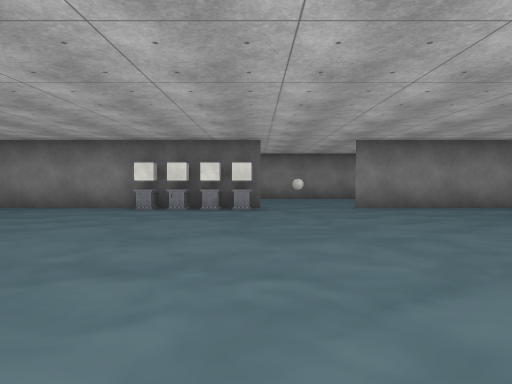
View 1 (above)

24 first-person views from a walk through a 3-D level made in the Unity game engine. The camera is 1.3 m above the floor, tilts 2° down and sees 75° across. The floor is counted in squares, 2 m on a side. Each view is taken from the middle of a square. On the plan, view 1 faces up. The plan holds only what a view shows up to about 10 squares ahead; the rest is blank. The player character is not drawn. Some surface patterns are stand-ins.

View 2
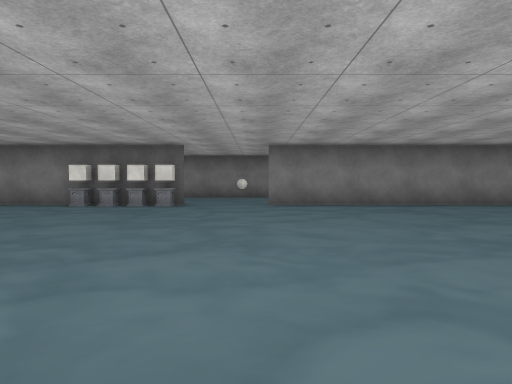

View 3
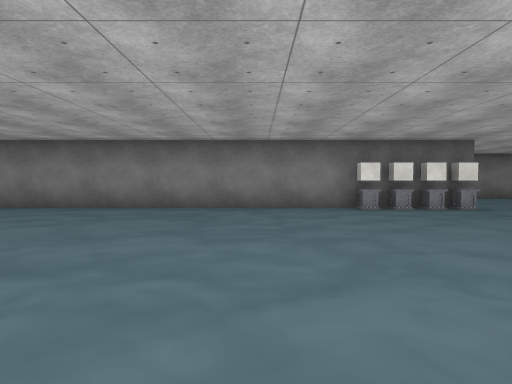

View 4
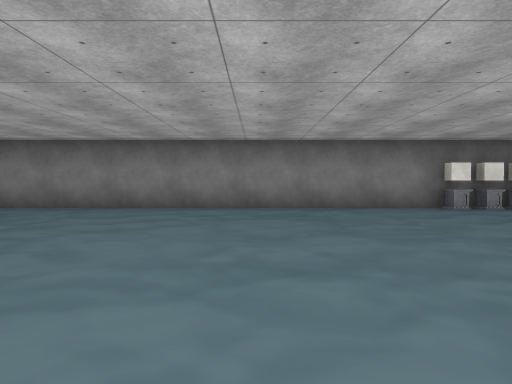

View 5
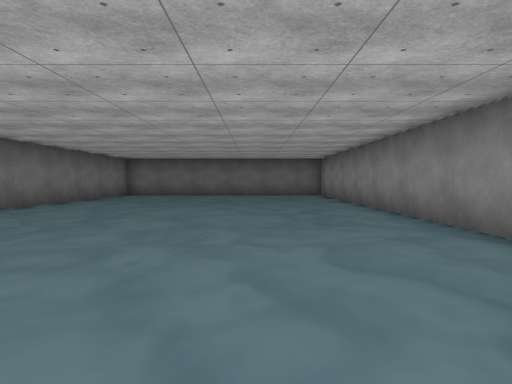

View 6
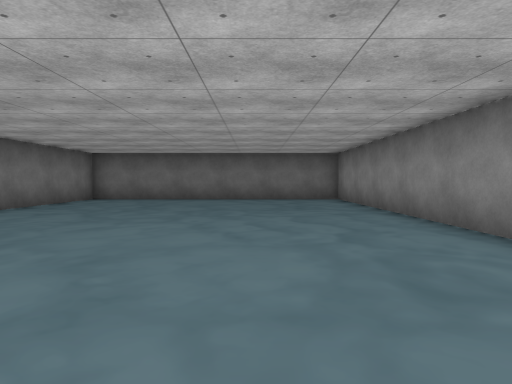

View 7
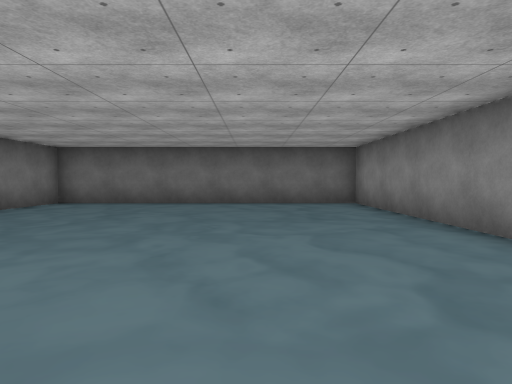

View 8
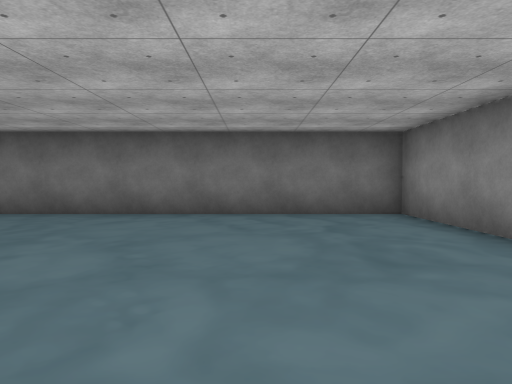

View 9
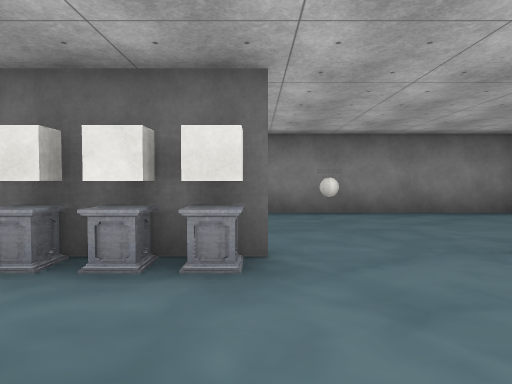

View 10
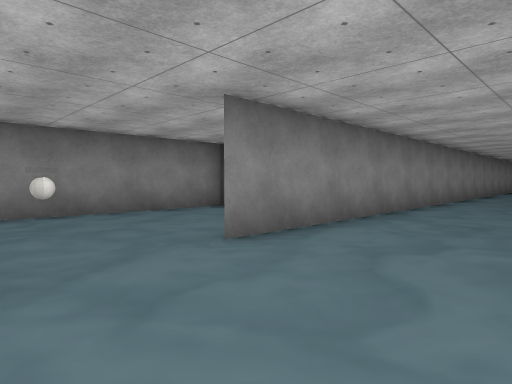

View 11
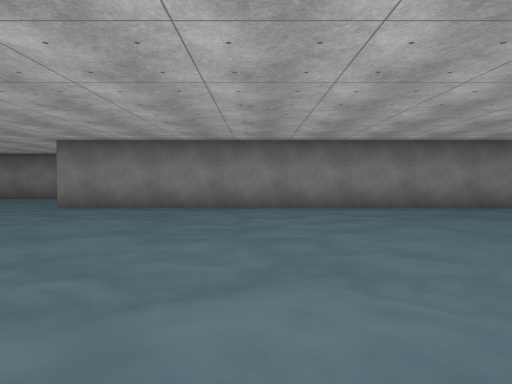

View 12
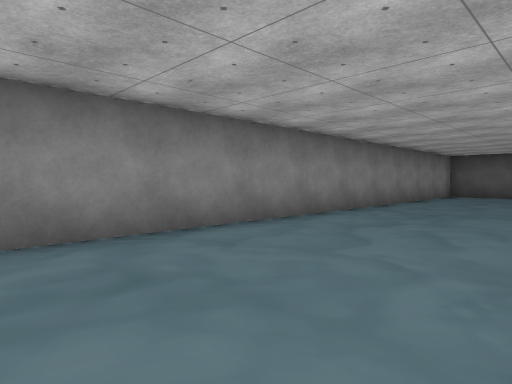

View 13
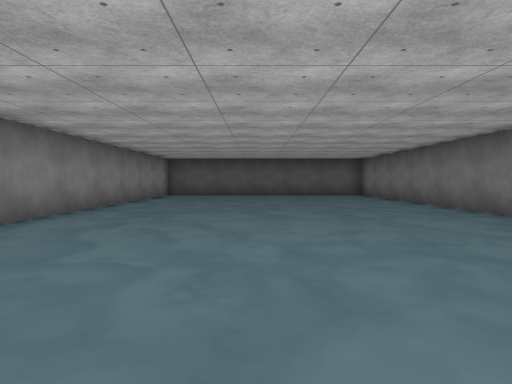

View 14
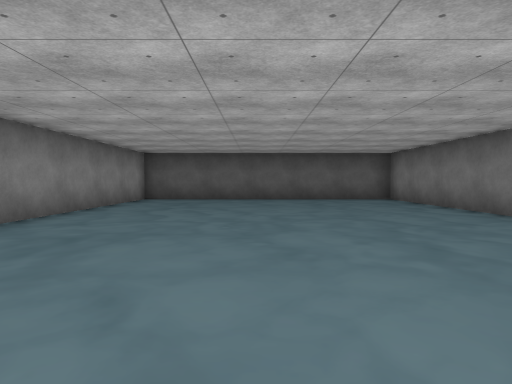

View 15
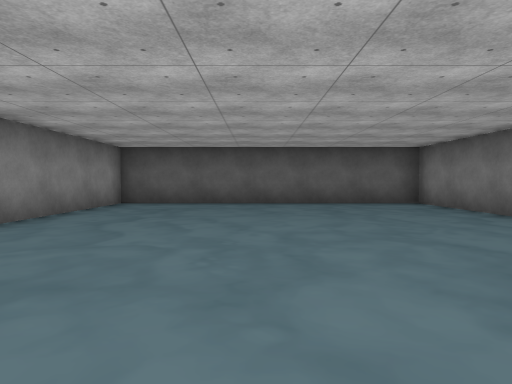

View 16
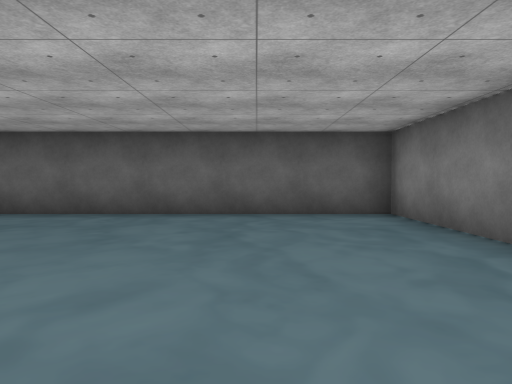

View 17
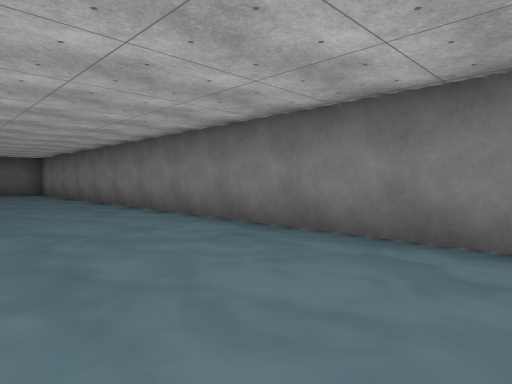

View 18
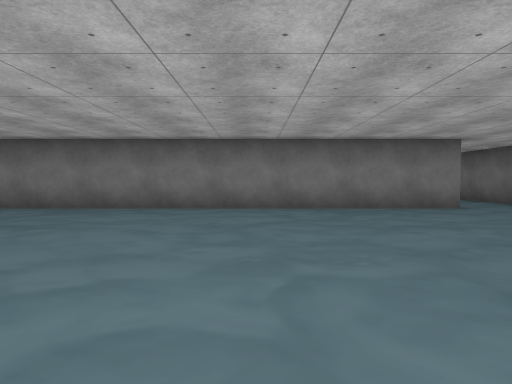

View 19
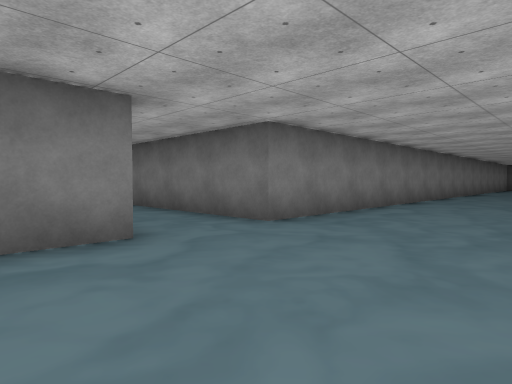

View 20
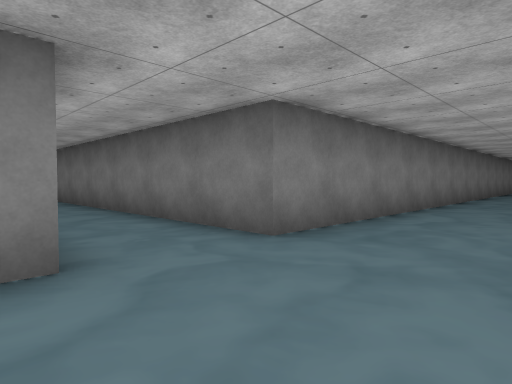

View 21
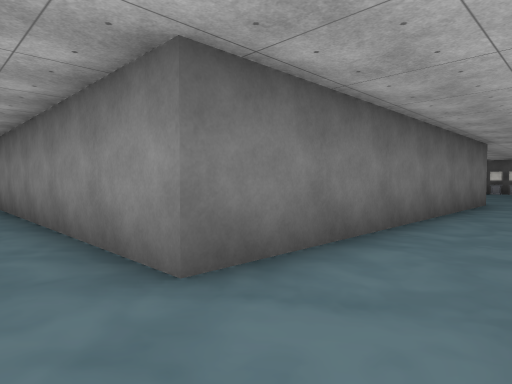

View 22
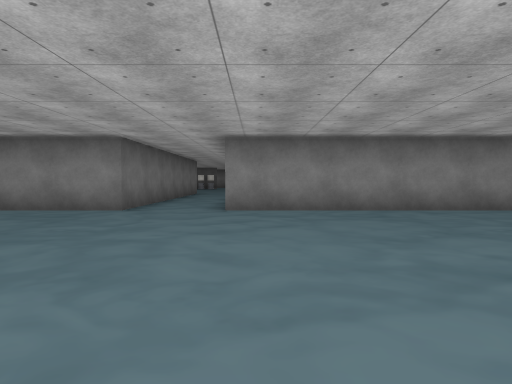

View 23
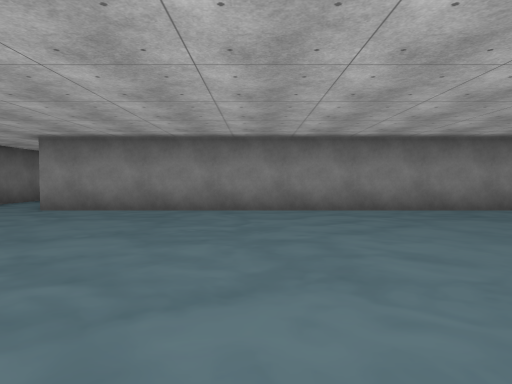

View 24
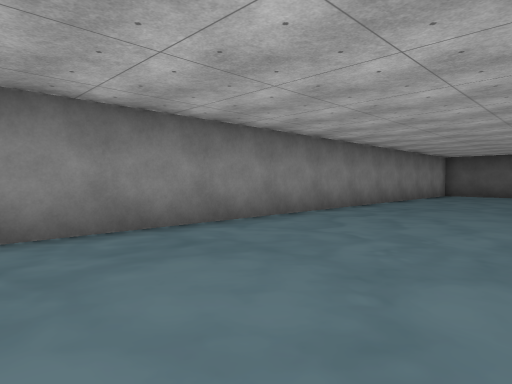

### Floor plan
Points are (right, up) in squares from view 1. A wall is a line through its corners. A room is listed if a view was taken in it or the views show most of it. See-through windows are left out.
Room 1 (views 1, 2, 3, 4, 5, 6, 7, 8, 9, 10, 11, 12, 13, 14, 15, 16, 17, 18, 19, 20)
walls: (2.2, -0.6) (24.4, -0.6) (24.4, 7.8) (2.2, 7.8); (-3.4, 7.8) (-21.5, 7.8) (-21.5, -0.6) (-14.2, -0.6); (5.5, 11.7) (2.4, 11.7); (-8.6, -0.6) (0.1, -0.6) (0.1, -9.8)
ways out: opening at (1.5, -9.5) to room 2
objects: other object (-3, 8); other object (-2, 8); other object (-1, 8); other object (0, 8)
Room 2 (views 21, 22, 23, 24)
walls: (0.1, -9.8) (-7.1, -9.8); (19, -9.8) (2.2, -9.8)
ways out: opening at (1.5, -9.5) to room 1

Where each view was taken, in squares from view 1:
view 1: 0 up, 0 right, facing up
view 2: 1 down, 2 right, facing up
view 3: 0 up, 5 left, facing up
view 4: 0 up, 7 left, facing up
view 5: 5 up, 7 left, facing left
view 6: 5 up, 10 left, facing left
view 7: 5 up, 12 left, facing left
view 8: 5 up, 15 left, facing left
view 9: 5 up, 0 right, facing up
view 10: 5 up, 0 right, facing up-right
view 11: 0 up, 7 right, facing up
view 12: 4 up, 10 right, facing up-right
view 13: 4 up, 10 right, facing right
view 14: 4 up, 13 right, facing right
view 15: 4 up, 15 right, facing right
view 16: 2 up, 18 right, facing right
view 17: 3 up, 8 right, facing down-right
view 18: 7 up, 7 right, facing down
view 19: 3 up, 4 right, facing down-left
view 20: 2 up, 3 right, facing down-left
view 21: 11 down, 2 right, facing up-left
view 22: 17 down, 3 right, facing up
view 23: 17 down, 7 right, facing up
view 24: 14 down, 9 right, facing up-right
